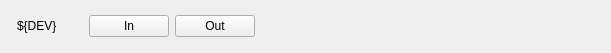
<?xml version="1.0" encoding="UTF-8"?>
<ui version="4.0">
 <class>Form</class>
 <widget class="QWidget" name="Form">
  <property name="geometry">
   <rect>
    <x>0</x>
    <y>0</y>
    <width>611</width>
    <height>53</height>
   </rect>
  </property>
  <property name="windowTitle">
   <string>Form</string>
  </property>
  <layout class="QHBoxLayout" name="horizontalLayout">
   <property name="topMargin">
    <number>0</number>
   </property>
   <property name="bottomMargin">
    <number>0</number>
   </property>
   <item>
    <widget class="PyDMLabel" name="PyDMLabel_4">
     <property name="toolTip">
      <string/>
     </property>
     <property name="text">
      <string>&lt;html&gt;&lt;head/&gt;&lt;body&gt;&lt;p&gt;&lt;img src=&quot;:/optics/filter.png&quot;/&gt;&lt;/p&gt;&lt;/body&gt;&lt;/html&gt;</string>
     </property>
     <property name="textFormat">
      <enum>Qt::AutoText</enum>
     </property>
     <property name="rules" stdset="0">
      <string>[]</string>
     </property>
    </widget>
   </item>
   <item>
    <widget class="PyDMLabel" name="PyDMLabel">
     <property name="sizePolicy">
      <sizepolicy hsizetype="Preferred" vsizetype="Fixed">
       <horstretch>0</horstretch>
       <verstretch>0</verstretch>
      </sizepolicy>
     </property>
     <property name="toolTip">
      <string/>
     </property>
     <property name="text">
      <string>${DEV}</string>
     </property>
    </widget>
   </item>
   <item>
    <widget class="PyDMLabel" name="PyDMLabel_2">
     <property name="sizePolicy">
      <sizepolicy hsizetype="Preferred" vsizetype="Fixed">
       <horstretch>0</horstretch>
       <verstretch>0</verstretch>
      </sizepolicy>
     </property>
     <property name="toolTip">
      <string/>
     </property>
     <property name="channel" stdset="0">
      <string>haven://${DEV}.thickness</string>
     </property>
    </widget>
   </item>
   <item>
    <widget class="PyDMLabel" name="PyDMLabel_3">
     <property name="sizePolicy">
      <sizepolicy hsizetype="Preferred" vsizetype="Fixed">
       <horstretch>0</horstretch>
       <verstretch>0</verstretch>
      </sizepolicy>
     </property>
     <property name="toolTip">
      <string/>
     </property>
     <property name="channel" stdset="0">
      <string>haven://${DEV}.thickness_unit</string>
     </property>
    </widget>
   </item>
   <item>
    <widget class="PyDMPushButton" name="PyDMPushButton">
     <property name="toolTip">
      <string/>
     </property>
     <property name="text">
      <string>In</string>
     </property>
     <property name="channel" stdset="0">
      <string>haven://${DEV}.setpoint</string>
     </property>
     <property name="pressValue" stdset="0">
      <string>IN</string>
     </property>
    </widget>
   </item>
   <item>
    <widget class="PyDMPushButton" name="PyDMPushButton_2">
     <property name="toolTip">
      <string/>
     </property>
     <property name="text">
      <string>Out</string>
     </property>
     <property name="channel" stdset="0">
      <string>haven://${DEV}.setpoint</string>
     </property>
     <property name="pressValue" stdset="0">
      <string>OUT</string>
     </property>
    </widget>
   </item>
   <item>
    <widget class="PyDMByteIndicator" name="PyDMByteIndicator">
     <property name="sizePolicy">
      <sizepolicy hsizetype="Fixed" vsizetype="Fixed">
       <horstretch>0</horstretch>
       <verstretch>0</verstretch>
      </sizepolicy>
     </property>
     <property name="toolTip">
      <string/>
     </property>
     <property name="channel" stdset="0">
      <string>haven://${DEV}.readback</string>
     </property>
     <property name="onColor" stdset="0">
      <color>
       <red>235</red>
       <green>241</green>
       <blue>181</blue>
      </color>
     </property>
     <property name="offColor" stdset="0">
      <color>
       <red>212</red>
       <green>237</green>
       <blue>218</blue>
      </color>
     </property>
     <property name="showLabels" stdset="0">
      <bool>false</bool>
     </property>
    </widget>
   </item>
   <item>
    <spacer name="horizontalSpacer">
     <property name="orientation">
      <enum>Qt::Horizontal</enum>
     </property>
     <property name="sizeHint" stdset="0">
      <size>
       <width>40</width>
       <height>20</height>
      </size>
     </property>
    </spacer>
   </item>
  </layout>
 </widget>
 <customwidgets>
  <customwidget>
   <class>PyDMLabel</class>
   <extends>QLabel</extends>
   <header>pydm.widgets.label</header>
  </customwidget>
  <customwidget>
   <class>PyDMByteIndicator</class>
   <extends>QWidget</extends>
   <header>pydm.widgets.byte</header>
  </customwidget>
  <customwidget>
   <class>PyDMPushButton</class>
   <extends>QPushButton</extends>
   <header>pydm.widgets.pushbutton</header>
  </customwidget>
 </customwidgets>
 <resources>
  <include location="resources/beamline_components.qrc"/>
 </resources>
 <connections/>
</ui>
